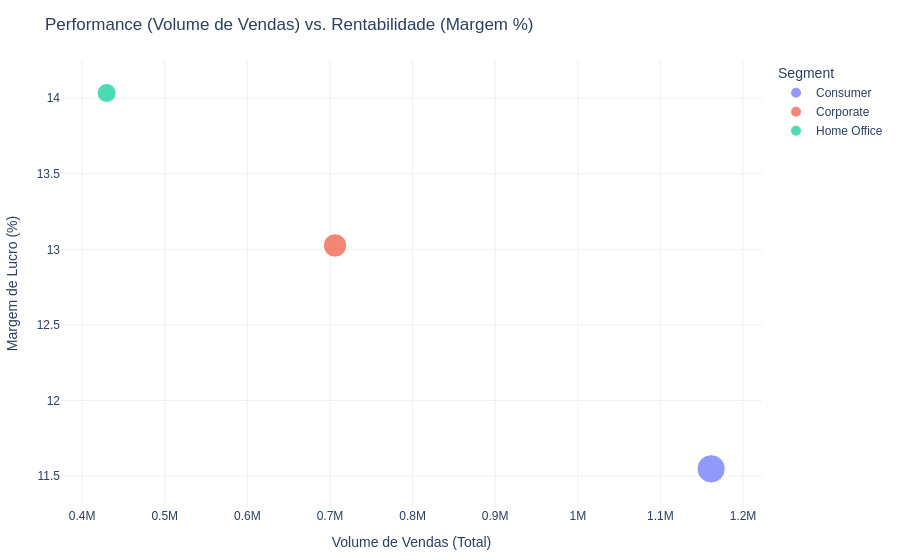

Notebook source saved alongside this figure:
### Markdown cell above
## 📊 Análise 5: Vendas e lucro por categoria

### Code cell
# 1. Agrupando os dados por Segmento
df_segment = df.groupby('Segment').agg({
    'Sales': 'sum',
    'Profit': 'sum'
}).reset_index()

# 2. Calculando a Margem de Lucro (o indicador real de rentabilidade)
df_segment['Profit Margin'] = (df_segment['Profit'] / df_segment['Sales']) * 100

# 3. Visualização: Performance (Sales) vs Rentabilidade (Margin)
fig = px.scatter(df_segment, 
                 x='Sales', 
                 y='Profit Margin', 
                 size='Profit', 
                 color='Segment',
                 title='Performance (Volume de Vendas) vs. Rentabilidade (Margem %)',
                 labels={'Sales': 'Volume de Vendas (Total)', 'Profit Margin': 'Margem de Lucro (%)'},
                 template='plotly_white')

fig.show()

fig.write_image("images/analise_2_desempenho_rentabilidade_segmento.png")

### Figure 1 — Plotly figure (JSON) as saved in the notebook; plotly's stock layout.template omitted (floating-point values rounded to 4 significant figures)
{"data": [{"hovertemplate": "Segment=Consumer<br>Volume de Vendas (Total)=%{x}<br>Margem de Lucro (%)=%{y}<br>Profit=%{marker.size}<extra></extra>", "legendgroup": "Consumer", "marker": {"color": "#636efa", "size": [134100.0], "sizemode": "area", "sizeref": 335.3, "symbol": "circle"}, "mode": "markers", "name": "Consumer", "orientation": "v", "showlegend": true, "type": "scatter", "x": [1161000.0], "xaxis": "x", "y": [11.55], "yaxis": "y"}, {"hovertemplate": "Segment=Corporate<br>Volume de Vendas (Total)=%{x}<br>Margem de Lucro (%)=%{y}<br>Profit=%{marker.size}<extra></extra>", "legendgroup": "Corporate", "marker": {"color": "#EF553B", "size": [91980.0], "sizemode": "area", "sizeref": 335.3, "symbol": "circle"}, "mode": "markers", "name": "Corporate", "orientation": "v", "showlegend": true, "type": "scatter", "x": [706100.0], "xaxis": "x", "y": [13.03], "yaxis": "y"}, {"hovertemplate": "Segment=Home Office<br>Volume de Vendas (Total)=%{x}<br>Margem de Lucro (%)=%{y}<br>Profit=%{marker.size}<extra></extra>", "legendgroup": "Home Office", "marker": {"color": "#00cc96", "size": [60300.0], "sizemode": "area", "sizeref": 335.3, "symbol": "circle"}, "mode": "markers", "name": "Home Office", "orientation": "v", "showlegend": true, "type": "scatter", "x": [429700.0], "xaxis": "x", "y": [14.03], "yaxis": "y"}], "layout": {"legend": {"itemsizing": "constant", "title": {"text": "Segment"}, "tracegroupgap": 0}, "title": {"text": "Performance (Volume de Vendas) vs. Rentabilidade (Margem %)"}, "xaxis": {"anchor": "y", "domain": [0, 1], "title": {"text": "Volume de Vendas (Total)"}}, "yaxis": {"anchor": "x", "domain": [0, 1], "title": {"text": "Margem de Lucro (%)"}}}}
